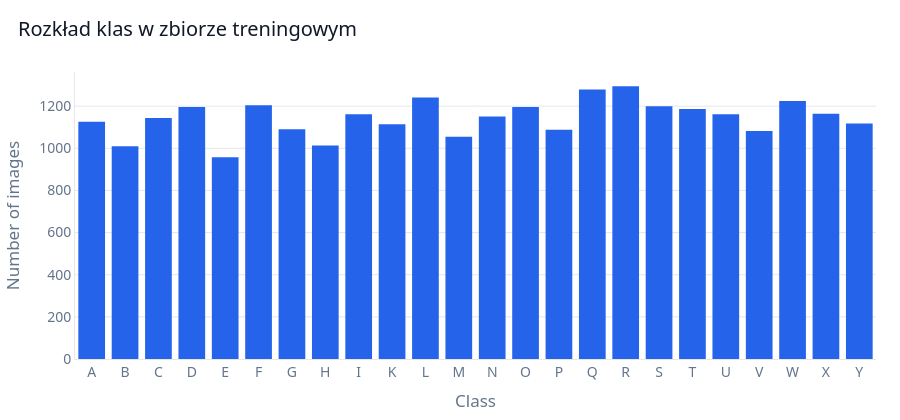

Notebook source saved alongside this figure:
### Markdown cell above
## Rozkład klas

Sprawdzamy, czy klasy są w miarę równo reprezentowane w zbiorze treningowym.

### Code cell
display(plot_class_distribution(train_df, title="Rozkład klas w zbiorze treningowym"))

### Figure 1 — Plotly figure (JSON) as saved in the notebook; plotly's stock layout.template omitted (floating-point values rounded to 4 significant figures)
{"data": [{"hovertemplate": "Class %{x}<br>Images: %{y}<extra></extra>", "marker": {"color": "#2563eb", "line": {"width": 0}}, "type": "bar", "x": ["A", "B", "C", "D", "E", "F", "G", "H", "I", "K", "L", "M", "N", "O", "P", "Q", "R", "S", "T", "U", "V", "W", "X", "Y"], "y": [1126, 1010, 1144, 1196, 957, 1204, 1090, 1013, 1162, 1114, 1241, 1055, 1151, 1196, 1088, 1279, 1294, 1199, 1186, 1161, 1082, 1225, 1164, 1118]}], "layout": {"font": {"color": "#111827", "family": "Segoe UI, Arial, Helvetica, sans-serif", "size": 14}, "height": 420, "legend": {"bgcolor": "rgba(255,255,255,0)", "orientation": "h", "x": 1, "xanchor": "right", "y": 1.02, "yanchor": "bottom"}, "margin": {"b": 48, "l": 48, "r": 24, "t": 72}, "paper_bgcolor": "white", "plot_bgcolor": "white", "title": {"text": "Rozkład klas w zbiorze treningowym", "x": 0.02, "xanchor": "left"}, "xaxis": {"linecolor": "#e5e7eb", "showgrid": false, "tickfont": {"color": "#64748b"}, "title": {"font": {"color": "#64748b"}, "text": "Class"}, "zeroline": false}, "yaxis": {"gridcolor": "#e5e7eb", "linecolor": "#e5e7eb", "tickfont": {"color": "#64748b"}, "title": {"font": {"color": "#64748b"}, "text": "Number of images"}, "zeroline": false}}}
